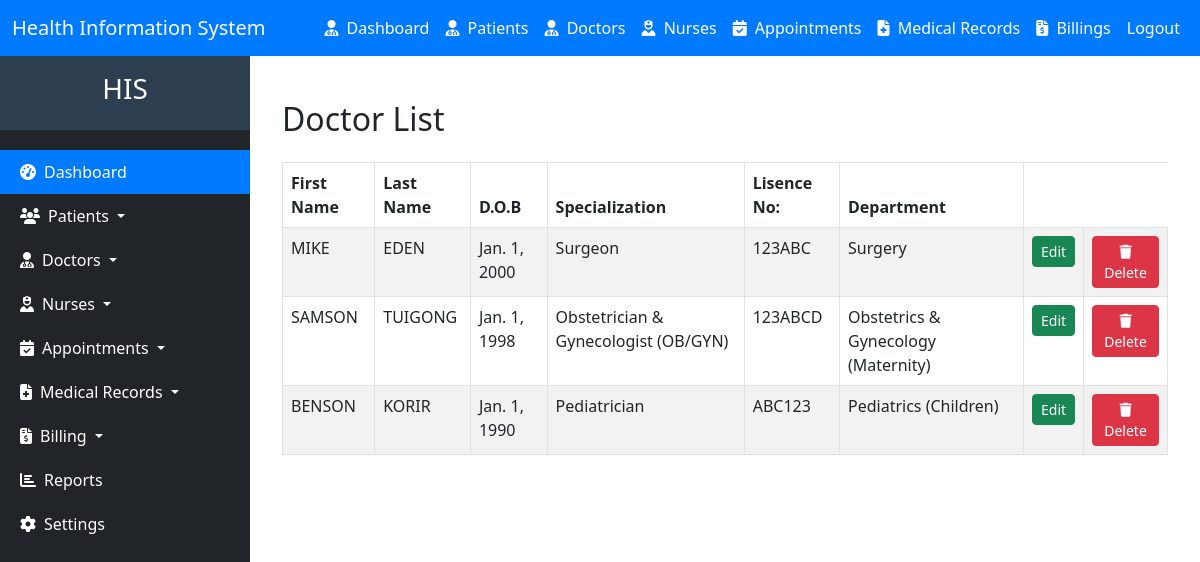
The page /doctor/list (signed in) on the database as committed earlier.
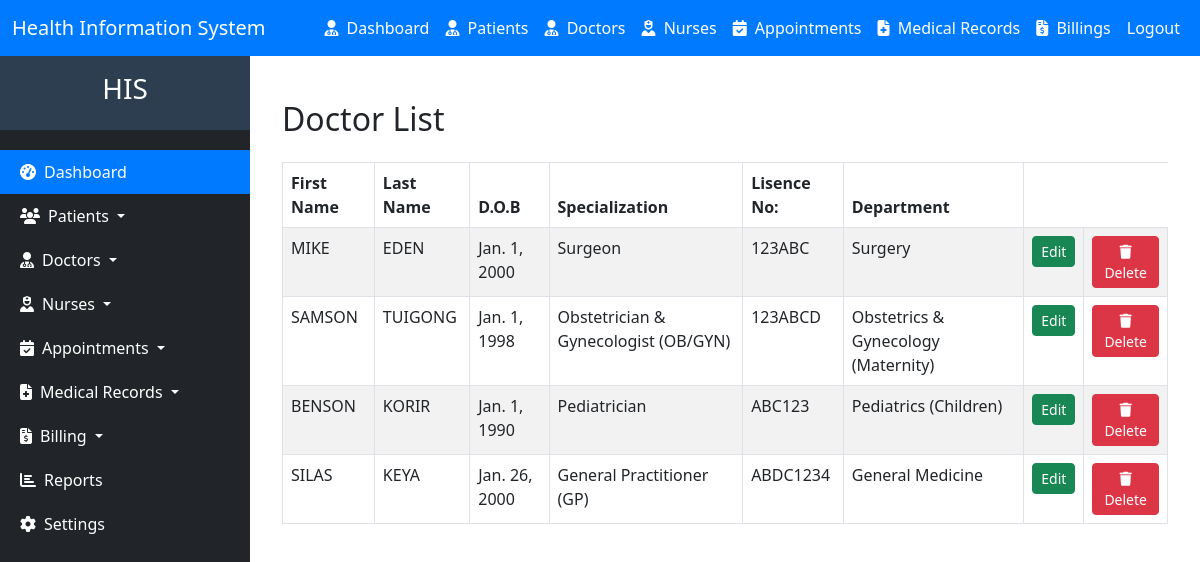
The same page on the database as committed later.
### hms/models.py (models this page shows, shortened)
class Doctor(models.Model):
    national_id = models.CharField(max_length=20, unique=True, validators=[RegexValidator(r'^\d{1,10}$', message='Only digits are allowed')])
    first_name = models.CharField(max_length=50)
    last_name = models.CharField(max_length=50)
    date_of_birth = models.DateField()
    GENDER_CHOICES = [
        ('M', 'Male'),
        ('F', 'Female'),
    ]
    gender = models.CharField(max_length=1, choices=GENDER_CHOICES)
    phone_number = models.CharField(max_length=15, validators=[RegexValidator(regex='^\+?1?\d{9,15}$', message='Phone number must be in the format: +254712345678.')])
    email = models.EmailField(max_length=50)
    address = models.CharField(max_length=100)
    specialization = models.ForeignKey(Specialization, on_delete=models.CASCADE, related_name='doctors')
    license_number = models.CharField(
        max_length=20,
        unique=True,
        validators=[RegexValidator(regex='^[A-Za-z0-9]{5,20}$', message='License number must be alphanumeric and 5-20 characters long.')]
    )
    years_of_experience = models.PositiveIntegerField()
    department = models.ForeignKey(Department, on_delete=models.CASCADE, related_name='doctors')
    created_at = models.DateTimeField(auto_now_add=True)
    updated_at = models.DateTimeField(auto_now=True)

class Specialization(models.Model):
    name = models.CharField(max_length=100, unique=True)
    description = models.TextField(blank=True, null=True)
    department = models.ForeignKey(Department, on_delete=models.CASCADE, related_name='specializations')  # Make it non-nullable
    created_at = models.DateTimeField(auto_now_add=True)
    updated_at = models.DateTimeField(auto_now=True)
    def __str__(self):
        return self.name

class Department(models.Model):
    name = models.CharField(max_length=100, unique=True)
    description = models.TextField(blank=True, null=True)
    created_at = models.DateTimeField(auto_now_add=True)
    updated_at = models.DateTimeField(auto_now=True)
    def __str__(self):
        return self.name

### hms/views.py (the view)
# urls.py: path("doctor/list", views.doctor_list, name="doctor_list"),
@login_required
def doctor_list(request):
    doctors = Doctor.objects.all()
    return render(request, 'doctor_list.html', {'doctors': doctors})

### hms/templates/doctor_list.html (shortened to what this page needs)
{% extends 'base.html'%}
{% block content %}
<div class="container mt-4">
    <h2 class="mb-4">Doctor List</h2>
    <table class="table table-striped table-bordered">
        <thead>
            <tr>
                <th>First Name</th>
                <th>Last Name</th>
                <th>D.O.B</th>
                <th>Specialization</th>
                <th>Lisence No:</th>
                <th>Department</th>
            </tr>
        </thead>
        <tbody>
            {% for doctor in doctors %}
            <tr>
                <td>{{ doctor.first_name }}</td>
                <td>{{ doctor.last_name }}</td>
                <td>{{ doctor.date_of_birth }}</td>
                <td>{{ doctor.specialization }}</td>
                <td>{{ doctor.license_number }}</td>
                <td>{{ doctor.department }}</td>
                <td><a href="{% url 'doctor_update' doctor.id %}" class="btn btn-success btn-sm">Edit</a></td>
                <td>  <form action="{% url 'delete_doctor' doctor.id %}" method="post" style="display: inline;">
                    <button type="submit" class="btn btn-danger btn-sm" onclick="return confirm('Are you sure you want to delete this patient?');">
                        <i class="fas fa-trash"></i> Delete
                    </button>
                </form>
            </td>
        </tr>
            {% endfor %}
        </tbody>
    </table>
</div>
{% endblock %}

Rows that differ between the two databases and show on the page:
added Doctor: first_name "SILAS", last_name "KEYA", date_of_birth "Jan. 26, 2000", specialization "General Practitioner (GP)", license_number "ABDC1234", department "General Medicine"
